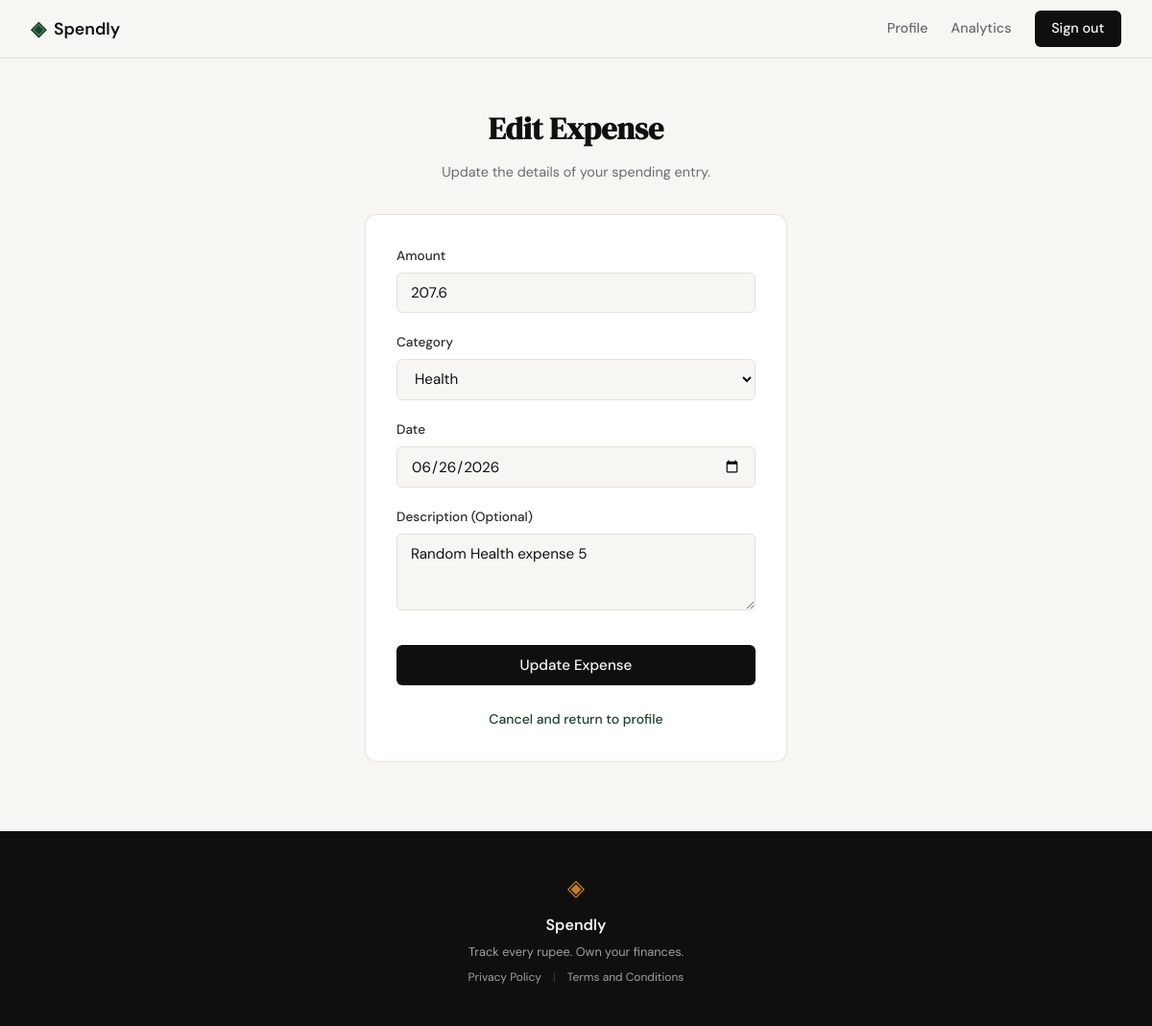
The app's page /expenses/13/edit (signed in), older data.
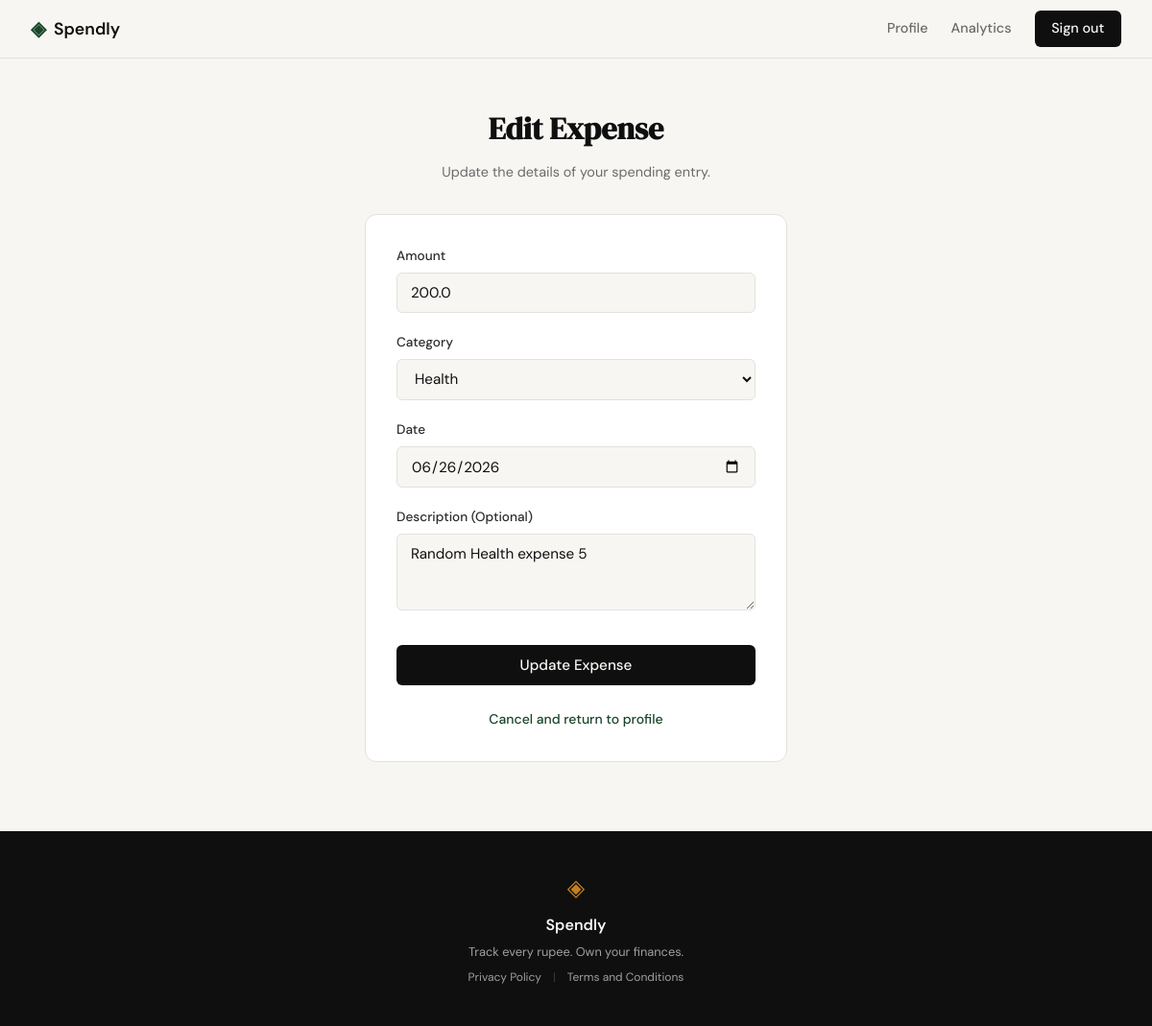
The same page, newer data.
### tables this page shows
CREATE TABLE expenses (
                id INTEGER PRIMARY KEY AUTOINCREMENT,
                user_id INTEGER NOT NULL,
                category_id INTEGER NOT NULL,
                amount REAL NOT NULL,
                description TEXT,
                date DATE NOT NULL,
                created_at TIMESTAMP DEFAULT CURRENT_TIMESTAMP,
                FOREIGN KEY (user_id) REFERENCES users (id),
                FOREIGN KEY (category_id) REFERENCES categories (id)
            );

### app.py (the view, shortened to what this page needs)
@app.route("/expenses/<int:id>/edit", methods=["GET", "POST"])
def edit_expense(id):
    user_id = session.get("user_id")
    if not user_id:
        flash("Please log in to edit an expense.")
        return redirect(url_for("login"))
    db = get_db()
    categories = ["Food", "Transport", "Bills", "Health", "Entertainment", "Shopping", "Other"]
    expense = db.execute(
        "SELECT e.id, e.amount, e.category_id, e.description, e.date, c.name as category_name FROM expenses e JOIN categories c ON e.category_id = c.id WHERE e.id = ? AND e.user_id = ?",
        (id, user_id)
    ).fetchone()
    if not expense:
        flash("Expense not found or unauthorized.")
        return redirect(url_for("profile"))
    return render_template("edit_expense.html", expense=expense, categories=categories, today=datetime.now().strftime("%Y-%m-%d"))

### app.py (called while the page is built)
@app.teardown_appcontext
def teardown_db(exception):
    db = g.pop('db', None)
    if db is not None:
        db.close()

### database/db.py (called while the page is built)
def get_db():
    if 'db' not in g:
        g.db = sqlite3.connect(
            current_app.config['DATABASE'],
            detect_types=sqlite3.PARSE_DECLTYPES
        )
        g.db.row_factory = sqlite3.Row
        g.db.execute('PRAGMA foreign_keys = ON')
    return g.db

### templates/edit_expense.html (shortened to what this page needs)
{% extends "base.html" %}
{% block content %}
<div class="auth-section">
    <div class="auth-container">
        <div class="auth-header">
            <h1 class="auth-title">Edit Expense</h1>
            <p class="auth-subtitle">Update the details of your spending entry.</p>
        </div>
        <div class="auth-card">
            <form method="POST" action="{{ url_for('edit_expense', id=expense.id) }}">
                <div class="form-group">
                    <label for="amount">Amount</label>
                    <input type="number" id="amount" name="amount" step="0.01" min="0.01" value="{{ expense.amount }}" class="form-input" required>
                </div>
                <div class="form-group">
                    <label for="category">Category</label>
                    <select id="category" name="category" class="form-input" required>
                        {% for category in categories %}
                        <option value="{{ category }}" {% if category == expense.category_name %}selected{% endif %}>{{ category }}</option>
                        {% endfor %}
                    </select>
                </div>
                <div class="form-group">
                    <label for="date">Date</label>
                    <input type="date" id="date" name="date" value="{{ expense.date }}" class="form-input" required>
                </div>
                <div class="form-group">
                    <label for="description">Description (Optional)</label>
                    <textarea id="description" name="description" placeholder="What was this for?" class="form-input" style="resize: vertical; min-height: 80px;">{{ expense.description }}</textarea>
                </div>
                <button type="submit" class="btn-submit">Update Expense</button>
                <div class="auth-switch" style="margin-top: 1.5rem;">
                    <a href="{{ url_for('profile') }}">Cancel and return to profile</a>
                </div>
            </form>
        </div>
    </div>
</div>
{% endblock %}

Row changes from the older to the newer data that the page shows:
changed expenses "Random Health expense 5": amount "207.6" → "200.0"
